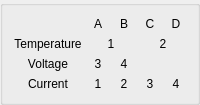
      <widget class="QGroupBox" name="groupBox_5">
       <property name="styleSheet">
        <string notr="true"/>
       </property>
       <property name="title">
        <string/>
       </property>
       <layout class="QGridLayout" name="gridLayout">
        <item row="1" column="1" colspan="2">
         <widget class="QLabel" name="label_Temperature_1">
          <property name="lineWidth">
           <number>1</number>
          </property>
          <property name="text">
           <string>1</string>
          </property>
          <property name="alignment">
           <set>Qt::AlignCenter</set>
          </property>
         </widget>
        </item>
        <item row="0" column="1">
         <widget class="QLabel" name="label_45">
          <property name="lineWidth">
           <number>1</number>
          </property>
          <property name="text">
           <string>A</string>
          </property>
          <property name="alignment">
           <set>Qt::AlignCenter</set>
          </property>
         </widget>
        </item>
        <item row="1" column="3" colspan="2">
         <widget class="QLabel" name="label_Temperature_2">
          <property name="lineWidth">
           <number>1</number>
          </property>
          <property name="text">
           <string>2</string>
          </property>
          <property name="alignment">
           <set>Qt::AlignCenter</set>
          </property>
         </widget>
        </item>
        <item row="0" column="3">
         <widget class="QLabel" name="label_43">
          <property name="lineWidth">
           <number>1</number>
          </property>
          <property name="text">
           <string>C</string>
          </property>
          <property name="alignment">
           <set>Qt::AlignCenter</set>
          </property>
         </widget>
        </item>
        <item row="0" column="2">
         <widget class="QLabel" name="label_42">
          <property name="lineWidth">
           <number>1</number>
          </property>
          <property name="text">
           <string>B</string>
          </property>
          <property name="alignment">
           <set>Qt::AlignCenter</set>
          </property>
         </widget>
        </item>
        <item row="3" column="2">
         <widget class="QLabel" name="label_Current_2">
          <property name="lineWidth">
           <number>1</number>
          </property>
          <property name="text">
           <string>2</string>
          </property>
          <property name="alignment">
           <set>Qt::AlignCenter</set>
          </property>
         </widget>
        </item>
        <item row="0" column="4">
         <widget class="QLabel" name="label_44">
          <property name="lineWidth">
           <number>1</number>
          </property>
          <property name="text">
           <string>D</string>
          </property>
          <property name="alignment">
           <set>Qt::AlignCenter</set>
          </property>
         </widget>
        </item>
        <item row="3" column="1">
         <widget class="QLabel" name="label_Current_1">
          <property name="lineWidth">
           <number>1</number>
          </property>
          <property name="text">
           <string>1</string>
          </property>
          <property name="alignment">
           <set>Qt::AlignCenter</set>
          </property>
         </widget>
        </item>
        <item row="3" column="3">
         <widget class="QLabel" name="label_Current_3">
          <property name="lineWidth">
           <number>1</number>
          </property>
          <property name="text">
           <string>3</string>
          </property>
          <property name="alignment">
           <set>Qt::AlignCenter</set>
          </property>
         </widget>
        </item>
        <item row="3" column="4">
         <widget class="QLabel" name="label_Current_4">
          <property name="lineWidth">
           <number>1</number>
          </property>
          <property name="text">
           <string>4</string>
          </property>
          <property name="alignment">
           <set>Qt::AlignCenter</set>
          </property>
         </widget>
        </item>
        <item row="0" column="0">
         <widget class="QLabel" name="label_29">
          <property name="lineWidth">
           <number>1</number>
          </property>
          <property name="text">
           <string/>
          </property>
          <property name="alignment">
           <set>Qt::AlignCenter</set>
          </property>
         </widget>
        </item>
        <item row="1" column="0">
         <widget class="QLabel" name="label_30">
          <property name="lineWidth">
           <number>1</number>
          </property>
          <property name="text">
           <string>Temperature</string>
          </property>
          <property name="alignment">
           <set>Qt::AlignCenter</set>
          </property>
         </widget>
        </item>
        <item row="2" column="0">
         <widget class="QLabel" name="label_31">
          <property name="lineWidth">
           <number>1</number>
          </property>
          <property name="text">
           <string>Voltage</string>
          </property>
          <property name="alignment">
           <set>Qt::AlignCenter</set>
          </property>
         </widget>
        </item>
        <item row="3" column="0">
         <widget class="QLabel" name="label_32">
          <property name="lineWidth">
           <number>1</number>
          </property>
          <property name="text">
           <string>Current</string>
          </property>
          <property name="alignment">
           <set>Qt::AlignCenter</set>
          </property>
         </widget>
        </item>
        <item row="2" column="1">
         <widget class="QLabel" name="label_Voltage_1">
          <property name="lineWidth">
           <number>1</number>
          </property>
          <property name="text">
           <string>3</string>
          </property>
          <property name="alignment">
           <set>Qt::AlignCenter</set>
          </property>
         </widget>
        </item>
        <item row="2" column="3">
         <widget class="QLabel" name="label_Voltage_3">
          <property name="lineWidth">
           <number>1</number>
          </property>
          <property name="text">
           <string/>
          </property>
          <property name="alignment">
           <set>Qt::AlignCenter</set>
          </property>
         </widget>
        </item>
        <item row="2" column="2">
         <widget class="QLabel" name="label_Voltage_2">
          <property name="lineWidth">
           <number>1</number>
          </property>
          <property name="text">
           <string>4</string>
          </property>
          <property name="alignment">
           <set>Qt::AlignCenter</set>
          </property>
         </widget>
        </item>
        <item row="2" column="4">
         <widget class="QLabel" name="label_Voltage_4">
          <property name="lineWidth">
           <number>1</number>
          </property>
          <property name="text">
           <string/>
          </property>
          <property name="alignment">
           <set>Qt::AlignCenter</set>
          </property>
         </widget>
        </item>
       </layout>
      </widget>
